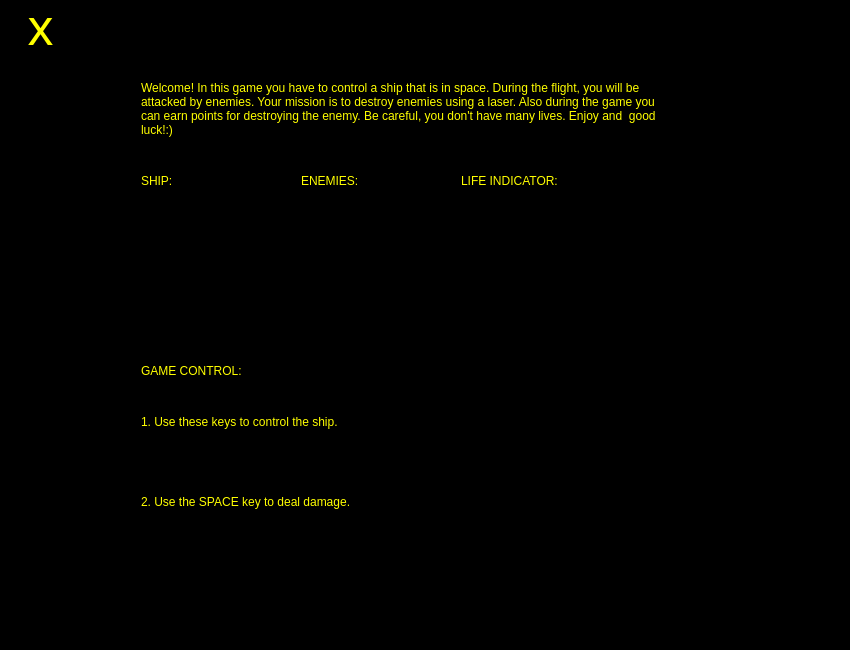
<?xml version="1.0" encoding="UTF-8"?>
<ui version="4.0">
 <class>Rules</class>
 <widget class="QMainWindow" name="Rules">
  <property name="geometry">
   <rect>
    <x>0</x>
    <y>0</y>
    <width>850</width>
    <height>650</height>
   </rect>
  </property>
  <property name="minimumSize">
   <size>
    <width>850</width>
    <height>650</height>
   </size>
  </property>
  <property name="maximumSize">
   <size>
    <width>850</width>
    <height>650</height>
   </size>
  </property>
  <property name="windowTitle">
   <string>MainWindow</string>
  </property>
  <property name="windowOpacity">
   <double>1.000000000000000</double>
  </property>
  <property name="styleSheet">
   <string notr="true">background-color: rgb(0, 0, 0);
</string>
  </property>
  <widget class="QWidget" name="centralwidget">
   <widget class="QPushButton" name="pushButton">
    <property name="geometry">
     <rect>
      <x>20</x>
      <y>0</y>
      <width>41</width>
      <height>51</height>
     </rect>
    </property>
    <property name="font">
     <font>
      <family>MS Gothic</family>
      <pointsize>-1</pointsize>
      <weight>50</weight>
      <italic>false</italic>
      <bold>false</bold>
     </font>
    </property>
    <property name="cursor">
     <cursorShape>PointingHandCursor</cursorShape>
    </property>
    <property name="styleSheet">
     <string notr="true">selection-color: rgb(255, 255, 0);
selection-background-color:transparent;
color: rgb(255, 255, 0);
background-color:transparent;

font: 14pt &quot;MS Gothic&quot;;
background-color: transparent;
border-color: rgb(255, 255, 0);
border-radius: 5px;
border: 3px;
font-size: 50px;

</string>
    </property>
    <property name="text">
     <string>x</string>
    </property>
   </widget>
   <widget class="QScrollArea" name="scrollArea">
    <property name="geometry">
     <rect>
      <x>70</x>
      <y>60</y>
      <width>711</width>
      <height>501</height>
     </rect>
    </property>
    <property name="widgetResizable">
     <bool>true</bool>
    </property>
    <widget class="QWidget" name="scrollAreaWidgetContents">
     <property name="geometry">
      <rect>
       <x>0</x>
       <y>0</y>
       <width>709</width>
       <height>499</height>
      </rect>
     </property>
     <widget class="QWidget" name="widget" native="true">
      <property name="geometry">
       <rect>
        <x>10</x>
        <y>10</y>
        <width>681</width>
        <height>481</height>
       </rect>
      </property>
      <widget class="QLabel" name="label_4">
       <property name="geometry">
        <rect>
         <x>60</x>
         <y>10</y>
         <width>521</width>
         <height>91</height>
        </rect>
       </property>
       <property name="styleSheet">
        <string notr="true">color: rgb(255, 255, 0);
font: 12pt &quot;MS Gothic&quot;;</string>
       </property>
       <property name="lineWidth">
        <number>5</number>
       </property>
       <property name="text">
        <string>Welcome! In this game you have to control a ship that is in space. During the flight, you will be attacked by enemies. Your mission is to destroy enemies using a laser. Also during the game you can earn points for destroying the enemy. Be careful, you don't have many lives. Enjoy and  good luck!:)</string>
       </property>
       <property name="alignment">
        <set>Qt::AlignLeading|Qt::AlignLeft|Qt::AlignTop</set>
       </property>
       <property name="wordWrap">
        <bool>true</bool>
       </property>
      </widget>
      <widget class="QLabel" name="label_5">
       <property name="geometry">
        <rect>
         <x>60</x>
         <y>100</y>
         <width>91</width>
         <height>20</height>
        </rect>
       </property>
       <property name="styleSheet">
        <string notr="true">color: rgb(255, 255, 0);
font: 10pt &quot;MS Gothic&quot;;</string>
       </property>
       <property name="text">
        <string>SHIP:</string>
       </property>
      </widget>
      <widget class="QFrame" name="frame_3">
       <property name="geometry">
        <rect>
         <x>40</x>
         <y>130</y>
         <width>120</width>
         <height>80</height>
        </rect>
       </property>
       <property name="styleSheet">
        <string notr="true">image: url(:/images/spaceship.png);</string>
       </property>
       <property name="frameShape">
        <enum>QFrame::StyledPanel</enum>
       </property>
       <property name="frameShadow">
        <enum>QFrame::Raised</enum>
       </property>
      </widget>
      <widget class="QLabel" name="label_6">
       <property name="geometry">
        <rect>
         <x>220</x>
         <y>100</y>
         <width>101</width>
         <height>20</height>
        </rect>
       </property>
       <property name="styleSheet">
        <string notr="true">color: rgb(255, 255, 0);
font: 10pt &quot;MS Gothic&quot;;</string>
       </property>
       <property name="text">
        <string>ENEMIES:</string>
       </property>
      </widget>
      <widget class="QFrame" name="frame_4">
       <property name="geometry">
        <rect>
         <x>180</x>
         <y>130</y>
         <width>120</width>
         <height>80</height>
        </rect>
       </property>
       <property name="styleSheet">
        <string notr="true">image: url(:/images/asteroid.png);</string>
       </property>
       <property name="frameShape">
        <enum>QFrame::StyledPanel</enum>
       </property>
       <property name="frameShadow">
        <enum>QFrame::Raised</enum>
       </property>
      </widget>
      <widget class="QLabel" name="label_7">
       <property name="geometry">
        <rect>
         <x>380</x>
         <y>100</y>
         <width>141</width>
         <height>20</height>
        </rect>
       </property>
       <property name="styleSheet">
        <string notr="true">color: rgb(255, 255, 0);
font: 10pt &quot;MS Gothic&quot;;</string>
       </property>
       <property name="text">
        <string>LIFE INDICATOR:</string>
       </property>
      </widget>
      <widget class="QFrame" name="frame_5">
       <property name="geometry">
        <rect>
         <x>350</x>
         <y>130</y>
         <width>120</width>
         <height>80</height>
        </rect>
       </property>
       <property name="styleSheet">
        <string notr="true">image: url(:/images/heart.png);
</string>
       </property>
       <property name="frameShape">
        <enum>QFrame::StyledPanel</enum>
       </property>
       <property name="frameShadow">
        <enum>QFrame::Raised</enum>
       </property>
      </widget>
      <widget class="QLabel" name="label_3">
       <property name="geometry">
        <rect>
         <x>60</x>
         <y>290</y>
         <width>141</width>
         <height>20</height>
        </rect>
       </property>
       <property name="styleSheet">
        <string notr="true">color: rgb(255, 255, 0);
font: 12pt &quot;MS Gothic&quot;;</string>
       </property>
       <property name="text">
        <string>GAME CONTROL:</string>
       </property>
      </widget>
      <widget class="QLabel" name="label">
       <property name="geometry">
        <rect>
         <x>60</x>
         <y>340</y>
         <width>311</width>
         <height>21</height>
        </rect>
       </property>
       <property name="styleSheet">
        <string notr="true">color: rgb(255, 255, 0);
font: 12pt &quot;MS Gothic&quot;;</string>
       </property>
       <property name="text">
        <string>1. Use these keys to control the ship.</string>
       </property>
      </widget>
      <widget class="QFrame" name="frame">
       <property name="geometry">
        <rect>
         <x>410</x>
         <y>300</y>
         <width>120</width>
         <height>80</height>
        </rect>
       </property>
       <property name="styleSheet">
        <string notr="true">image: url(:/images/keyboard_arrow.png);</string>
       </property>
       <property name="frameShape">
        <enum>QFrame::StyledPanel</enum>
       </property>
       <property name="frameShadow">
        <enum>QFrame::Raised</enum>
       </property>
      </widget>
      <widget class="QFrame" name="frame_2">
       <property name="geometry">
        <rect>
         <x>420</x>
         <y>400</y>
         <width>141</width>
         <height>61</height>
        </rect>
       </property>
       <property name="styleSheet">
        <string notr="true">image: url(:/images/pngegg.png);</string>
       </property>
       <property name="frameShape">
        <enum>QFrame::StyledPanel</enum>
       </property>
       <property name="frameShadow">
        <enum>QFrame::Raised</enum>
       </property>
      </widget>
      <widget class="QLabel" name="label_2">
       <property name="geometry">
        <rect>
         <x>60</x>
         <y>420</y>
         <width>301</width>
         <height>21</height>
        </rect>
       </property>
       <property name="styleSheet">
        <string notr="true">color: rgb(255, 255, 0);
font: 12pt &quot;MS Gothic&quot;;</string>
       </property>
       <property name="text">
        <string>2. Use the SPACE key to deal damage.</string>
       </property>
      </widget>
     </widget>
    </widget>
   </widget>
  </widget>
  <widget class="QMenuBar" name="menubar">
   <property name="geometry">
    <rect>
     <x>0</x>
     <y>0</y>
     <width>850</width>
     <height>21</height>
    </rect>
   </property>
  </widget>
  <widget class="QStatusBar" name="statusbar"/>
 </widget>
 <resources/>
 <connections/>
</ui>
